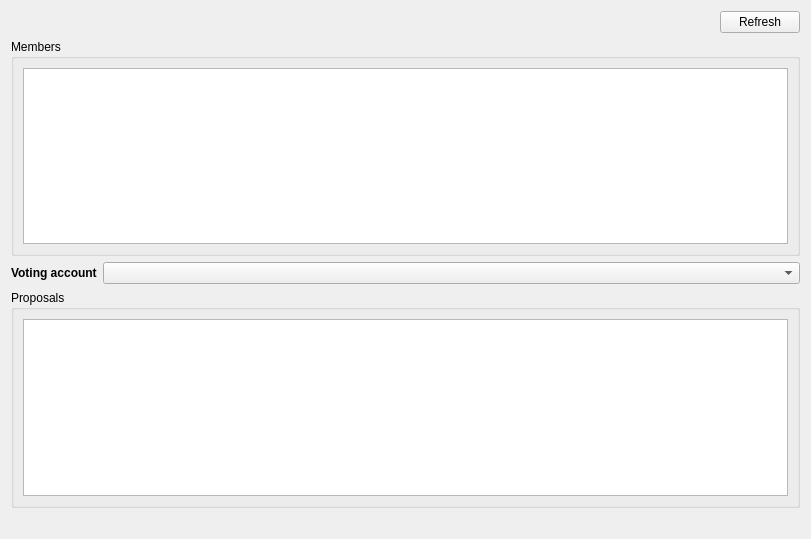
<?xml version="1.0" encoding="UTF-8"?>
<ui version="4.0">
 <class>technicalCommitteeWidget</class>
 <widget class="QWidget" name="technicalCommitteeWidget">
  <property name="geometry">
   <rect>
    <x>0</x>
    <y>0</y>
    <width>811</width>
    <height>539</height>
   </rect>
  </property>
  <property name="windowTitle">
   <string>Form</string>
  </property>
  <layout class="QVBoxLayout" name="verticalLayout">
   <item alignment="Qt::AlignRight">
    <widget class="QPushButton" name="refreshButton">
     <property name="sizePolicy">
      <sizepolicy hsizetype="Fixed" vsizetype="Fixed">
       <horstretch>0</horstretch>
       <verstretch>0</verstretch>
      </sizepolicy>
     </property>
     <property name="text">
      <string>Refresh</string>
     </property>
     <property name="icon">
      <iconset resource="../../icons/tikka.slots.pyqt.resources.icons.index.qrc">
       <normaloff>:/icons/loader</normaloff>:/icons/loader</iconset>
     </property>
    </widget>
   </item>
   <item>
    <widget class="QGroupBox" name="membersGroupBox">
     <property name="title">
      <string>Members</string>
     </property>
     <layout class="QVBoxLayout" name="verticalLayout_2">
      <item>
       <widget class="QListWidget" name="membersListWidget">
        <property name="sizePolicy">
         <sizepolicy hsizetype="Preferred" vsizetype="Preferred">
          <horstretch>0</horstretch>
          <verstretch>0</verstretch>
         </sizepolicy>
        </property>
       </widget>
      </item>
     </layout>
    </widget>
   </item>
   <item>
    <layout class="QHBoxLayout" name="horizontalLayout">
     <item>
      <widget class="QLabel" name="accountLabel">
       <property name="font">
        <font>
         <weight>75</weight>
         <bold>true</bold>
        </font>
       </property>
       <property name="text">
        <string>Voting account</string>
       </property>
      </widget>
     </item>
     <item>
      <widget class="QComboBox" name="accountComboBox">
       <property name="sizePolicy">
        <sizepolicy hsizetype="Expanding" vsizetype="Fixed">
         <horstretch>0</horstretch>
         <verstretch>0</verstretch>
        </sizepolicy>
       </property>
      </widget>
     </item>
    </layout>
   </item>
   <item>
    <widget class="QGroupBox" name="proposalsGroupBox">
     <property name="title">
      <string>Proposals</string>
     </property>
     <layout class="QVBoxLayout" name="verticalLayout_3">
      <item>
       <widget class="QListWidget" name="proposalsListWidget"/>
      </item>
     </layout>
    </widget>
   </item>
   <item>
    <widget class="QLabel" name="errorLabel">
     <property name="styleSheet">
      <string notr="true">color: red</string>
     </property>
     <property name="text">
      <string/>
     </property>
     <property name="alignment">
      <set>Qt::AlignCenter</set>
     </property>
    </widget>
   </item>
  </layout>
 </widget>
 <resources>
  <include location="../../icons/tikka.slots.pyqt.resources.icons.index.qrc"/>
 </resources>
 <connections/>
</ui>
